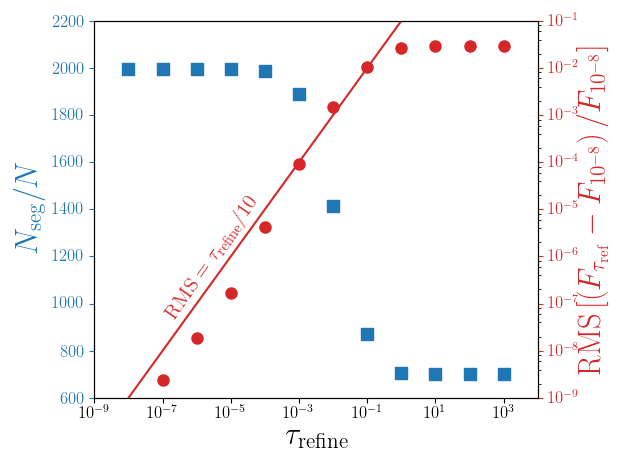

Source code (Python):
import pynbody as pyn
import numpy as np
import matplotlib.pyplot as plt
from glob import glob

path = "/home/grondjj/Data/RadTransfer/SineTest/RefinementCriteria/"
af = np.array(pyn.load(path+"1e-08/sine_064^3.00001").g["radFlux"])

folders = glob(path + "[0-9]*[.e]*[0-9]/")
N = 64**3

cells = []
taus = []
rmse = []



for f in folders:
	nf = np.array(pyn.load(f+"sine_064^3.00001").g["radFlux"])
	rmse.append(np.sqrt(np.sum(((nf - af)/af)**2)/len(af)))
	taus.append(float(f.split('/')[-2]))
	switch = 0
	with open(f+"/output.txt", 'r') as f:
		for line in f:
			if line[:7] == "nActive":
				if switch == 0:
					cells.append(int(line.split(',')[-2].split(' ')[-1]))
					switch += 1

rmse = np.array(rmse)
cells = np.array(cells)
taus = np.array(taus)

fig, ax1 = plt.subplots()
ax2 = ax1.twinx()
ax2.scatter(taus, rmse, c = "C3", marker = "o")
ax2.plot([1e-8, 1e4],[1e-8/10, 1e4/10], c = 'C3', ls = ':') 
ax2.plot([1e-9, 1e4],[1e-9, 1e4], c = 'C3') 
ax1.set_xlabel(r"$\tau_{\rm refine}$")
ax1.set_xscale('log')
ax1.set_xlim(1e-9,1e4)
ax2.set_ylabel(r"${\rm RMS}\left[\left(F_{\tau_{\rm ref}} - F_{10^{-8}}\right)/F_{10^{-8}}\right]$", color = 'C3', labelpad = 10)
ax2.tick_params('y', colors = 'C3')
ax2.set_yscale('log')
ax2.set_ylim(1e-9,1e-1)
ax1.scatter(taus, cells/N, c = "C0", marker = "s")
ax1.set_ylabel(r"$N_{\rm seg}/N$", color = 'C0')
ax1.tick_params('y', colors = 'C0')
ax1.set_ylim(600,2200)
#ax2.text(1e-7, 1e-5, r"${\rm RMS} = \tau_{\rm refine}/10$", rotation = 55, fontsize = 15, color = 'C3')
ax1.tick_params(axis='y', which='both', colors='C0')
ax2.tick_params(axis='y', which='both', colors='C3')
plt.tight_layout()
plt.savefig("refinement_criteria.pdf")
#plt.savefig("refinement_criteria.png")
#plt.show()
plt.close()
